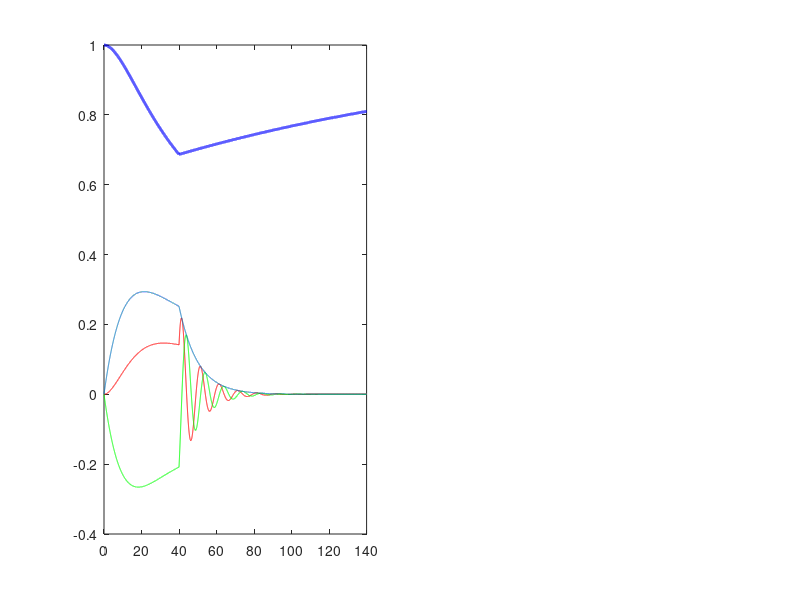

MATLAB code to generate this figure: (Note: this script raises an error after producing the figure.)
%% 从 Mz 开始的完整布洛赫仿真 (激发 + 采样)
clear; clc; close all;

% --- 1. 基础物理参数 ---
gamma = 42.57e6;            % Hz/T
gamma_rad = gamma * 2 * pi;
T1 = 0.20;                   % 1s
T2 = 0.01;                  % 50ms
M0 = 1;

% --- 2. 模拟环境设置 (考虑频率偏移) ---
df_offset = 100;            % 100Hz 的频率偏移 (Off-resonance)
dt = 1e-5;                  % 时间步长 (10us)，激发过程需要更细的时间步长

% --- 3. 阶段一：RF 激发 (RF Excitation) ---
flip_angle = 90;            % 翻转角 (度)
t_rf = 0.04;                % RF 脉冲持续时间 1ms
% 计算达到该翻转角所需的 B1 强度: flip_angle = gamma_rad * B1 * t_rf
B1_amp = (deg2rad(flip_angle)) / (gamma_rad * t_rf); 

time_rf = 0:dt:t_rf;
M = [0; 0; M0];             % 初始状态：处于 Mz 轴
M_exc_history = zeros(3, length(time_rf));

for t = 1:length(time_rf)
% A. 构建 3x3 算子矩阵 A
    % 旋转部分 (假设 RF 沿 x 轴，考虑 10Hz 的微小失谐)
    df = 10; 
    omega_x = gamma_rad * B1_amp;
    omega_z = 2 * pi * df;
    
    % 弛豫部分
    R1 = 1/T1;
    R2 = 1/T2;
    
    A = [ -R2,  -omega_z,   0;
           omega_z,  -R2,   -omega_x;
           0,        omega_x,  -R1 ];
       
    % B. 构建扩展矩阵 F (4x4)
    % dM/dt = A*M + [0;0;M0/T1] -> d[M;1]/dt = [A, C; 0, 0] * [M;1]
    C = [0; 0; M0/T1];
    F = zeros(4,4);
    F(1:3, 1:3) = A;
    F(1:3, 4) = C;
    
    % C. 矩阵指数求解 (离散步长演化)
    % 在 MATLAB 中，expm 是求解矩阵指数的标准方法
    ExpFdt = expm(F * dt);
    
    % D. 更新状态
    M_aug = ExpFdt * [M; 1];
    M = M_aug(1:3);
    M_exc_history(:, t) = M;
end

% --- 4. 阶段二：自由感应衰减 (FID Sampling) ---
t_fid = 0.1;                % 采样 100ms
time_fid = 0:dt:t_fid;
M_fid_history = zeros(3, length(time_fid));

% 此时 B1 = 0，仅剩频率偏移导致的进动和 T1/T2 弛豫
for t = 1:length(time_fid)
    % 进动角速度
    omega_z = 2 * pi * df_offset;
    
    % 构造旋转 + 弛豫核
    phi = omega_z * dt;
    E1 = exp(-dt/T1);
    E2 = exp(-dt/T2);
    
    % 矩阵更新
    R_z = [cos(phi) -sin(phi) 0; sin(phi) cos(phi) 0; 0 0 1];
    M = R_z * M;                     % 进动
    M = [E2 0 0; 0 E2 0; 0 0 E1] * M + [0; 0; M0*(1-E1)]; % 弛豫
    
    M_fid_history(:, t) = M;
end

% --- 5. 结果可视化 ---
figure('Color', 'w', 'Position', [100 100 900 400]);

% 绘制磁化矢量的轨迹
subplot(1,2,1);
t_total = [time_rf, time_rf(end) + time_fid];
M_total = [M_exc_history, M_fid_history];
plot(t_total*1000, M_total(1,:), 'r', 'DisplayName', 'Mx'); hold on;
plot(t_total*1000, M_total(2,:), 'g', 'DisplayName', 'My');
plot(t_total*1000, sqrt(M_total(2,:).*M_total(2,:) + M_total(1,:).*M_total(1,:)),'DisplayName', 'Mxy');
plot(t_total*1000, M_total(3,:), 'b', 'DisplayName', 'Mz', 'LineWidth', 2);
xline(t_rf*1000, '--', 'RF End');
xlabel('Time (ms)'); ylabel('Magnetization');
title('Magnetization Evolution (Excitation + FID)');
legend; grid on;

% 绘制横截面 Mxy 的演变
subplot(1,2,2);
plot(M_total(1,:), M_total(2,:));
xlabel('Mx'); ylabel('My');
title('Mxy Plane Trajectory');
axis equal; grid on;